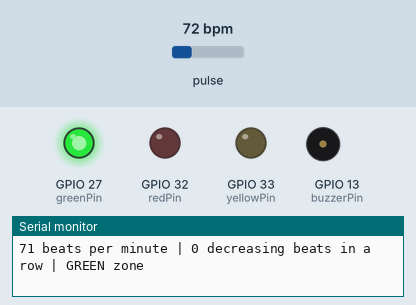
Recording of a program running on a simulated ESP32. Parts: output pins drawn as LEDs (lit = HIGH), buzzer (waves = sounding, pin HIGH), the last lines printed to the serial monitor. The test bench sets the inputs (shaded band); at power-on: pulse 72 bpm.

Above: at 1.2 s.
1.3 s: pulse set to 100 bpm
At 2.5 s:
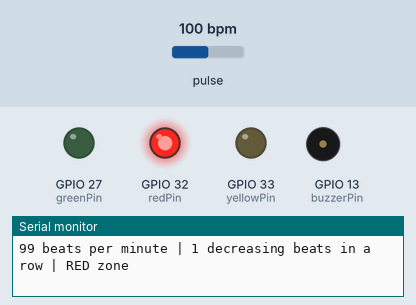
4.3 s: pulse set to 82 bpm
5.8 s: pulse set to 79 bpm
At 6.7 s:
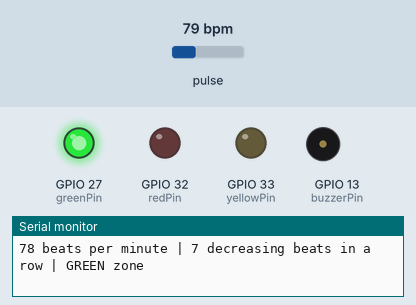
7.5 s: pulse set to 130 bpm
At 10.2 s:
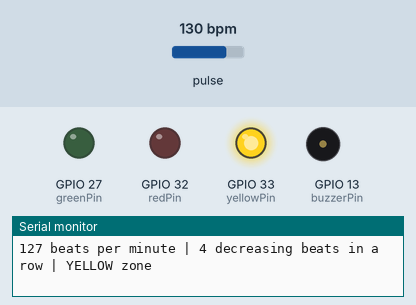
Timing chart, 0 to 11.5 s (numbered marks = the images above; inputs shaded):
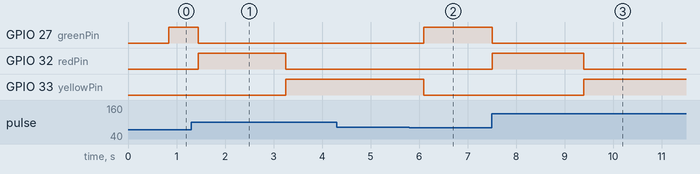

Measured:
- the behaviour switches between 81 and 80 bpm on pulse (found by bisection; images 1 and 2)
- after the input at 1.3 s, GPIO 27 (greenPin): HIGH → LOW after 0.14 s; GPIO 32 (redPin): LOW → HIGH after 0.14 s, → LOW 1.8 s later; GPIO 33 (yellowPin): LOW → HIGH after 2.0 s
- after the input at 5.8 s, GPIO 27 (greenPin): LOW → HIGH after 0.30 s; GPIO 33 (yellowPin): HIGH → LOW after 0.30 s
- after the input at 7.5 s, GPIO 27 (greenPin): HIGH → LOW at once; GPIO 32 (redPin): LOW → HIGH at once, → LOW 1.9 s later; GPIO 33 (yellowPin): LOW → HIGH after 1.9 s

The program:

main.cpp
```cpp
#include <Arduino.h>
#include <Wire.h>
#include "MAX30105.h"
#include "heartRate.h"
MAX30105 heartRateSensor;

//ecs181 Set pins for traffic light module
const int greenPin = 27;
const int yellowPin = 33;
const int redPin = 32;

//ecs181 Set pin for buzzer
const int buzzerPin = 13;

//ecs181 Set pin for heart rate monitor (serial data pin)
const int heartRateDataPin = 22;

//ecs181 set variables I will need later
long lastBeat = 0; //ecs181 will need this to calculate bpm
int redIntervalBPM = 80;
int buzzIntervalBPM = 100;
int numDecreasingBeats = 0;
int prevHeartRate = -1;
int buzzerCounter = 0;

void setup() {
  Serial.begin(115200); //ecs181 as heart rate monitor functions via serial data, monitoring serial input/output will be essential

  //ecs181 All traffic light pins are Output
  pinMode(greenPin, OUTPUT);
  pinMode(yellowPin, OUTPUT);
  pinMode(redPin, OUTPUT);

  //ecs181 Buzzer pin is also Output
  pinMode(buzzerPin, OUTPUT);

  //ecs181 I was having a lot of trouble with setting up the heart rate sensor, so I researched online and sourced the following from https://microcontrollerslab.com/esp32-heart-rate-pulse-oximeter-max30102/
  Serial.println("Initializing...");

  if (!heartRateSensor.begin(Wire, I2C_SPEED_FAST)) //Use default I2C port, 400kHz speed
  {
    Serial.println("MAX30102 was not found. Please check wiring/power. ");
    while (1);
  }
  Serial.println("Place your index finger on the sensor with steady pressure.");

  heartRateSensor.setup(); //Configure sensor with default settings
  heartRateSensor.setPulseAmplitudeGreen(0x0A); //Turn Red LED to low to indicate sensor is running
  heartRateSensor.setPulseAmplitudeRed(0); //Turn off Green LED
  //pinMode(heartRateDataPin, INPUT);
}

void loop() {

    //ecs181 getting the light reflection value
    long pulseReaderRawVal = heartRateSensor.getIR();
    if (checkForBeat(pulseReaderRawVal) == true){
        //ecs181 calculating bpm
        long interval = millis() - lastBeat; //ecs181 get the time between heartbeats
        lastBeat = millis();
        double intervalInSeconds = interval/1000.00; //ecs181 convert to seconds
        int beatsPerMinute = 60/intervalInSeconds;
        Serial.println("");
        Serial.print(beatsPerMinute);
        Serial.print(" beats per minute | ");

        //ecs181 Now that we have bpm we can have fun with logic
        //ecs181 Notably the bpm is read on every beat, which can be inconsistent when we are tring to read the slope of bpm for our yellow light, so we will need to work around this
        if(prevHeartRate >= 0 && beatsPerMinute <= prevHeartRate){
            numDecreasingBeats++;
        }
        else{
            numDecreasingBeats = 0;
        }
        Serial.print(numDecreasingBeats);
        Serial.print(" decreasing beats in a row | ");
        prevHeartRate = beatsPerMinute;

        if(beatsPerMinute < redIntervalBPM){ //ecs181 no matter what, if our bpm is under the green interval, we are at green
            digitalWrite(greenPin, HIGH);
            digitalWrite(yellowPin, LOW);
            digitalWrite(redPin, LOW);
            Serial.print("GREEN zone");
            buzzerCounter=0;
        }
        else if(beatsPerMinute > redIntervalBPM && numDecreasingBeats < 3){ //ecs181 likewise, over red interval is always in red, and if we are in red and not decreasing, we're red
            digitalWrite(greenPin, LOW);
            digitalWrite(yellowPin, LOW);
            digitalWrite(redPin, HIGH);
            Serial.print("RED zone");
            if(beatsPerMinute > buzzIntervalBPM){
                buzzerCounter++;
                if(buzzerCounter > 20){
                    tone(buzzerPin, 500, 2000);
                    buzzerCounter=0;
                }
            }
        }
        //ecs181 the goal of the yellow zone is to let the user know that their heart rate is indeed dropping
        //ecs181 thus we take the last three readings whilst in the yellow zone and if heart rate is indeed dropping, we set light to yellow
        else if(numDecreasingBeats >= 3) { //ecs181 on a downward trend, so yellow
            digitalWrite(greenPin, LOW);
            digitalWrite(yellowPin, HIGH);
            digitalWrite(redPin, LOW);
            buzzerCounter=0; //If in the yellow zone, there is no need to have the warning buzzer activate
            Serial.print("YELLOW zone");
        }
    }


}
```
